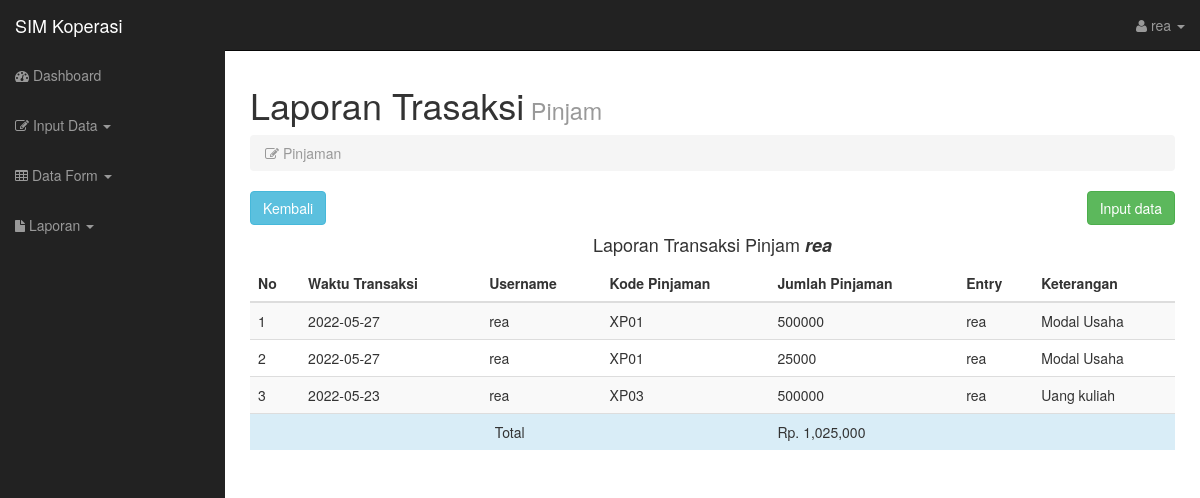
Page /indexadmin.php?page=forminputpinjaman&xd=lihat&username=rea (signed in) on the committed database.
### tables this page shows
CREATE TABLE `pinjaman` (
  `no` int(11) NOT NULL,
  `username` varchar(50) NOT NULL,
  `kode_pinjam` char(5) NOT NULL,
  `jlh_pinjam` double NOT NULL,
  `entry` varchar(50) NOT NULL,
  `tgl_trx` date NOT NULL,
  `ket` varchar(50) NOT NULL
);

### forminputpinjaman.php (the view, shortened to what this page needs)
<?php
include('config.php');
if(isset($_GET['username'])){
    $xd = $_GET['xd'];
}else{
    die("Error, Tidak ada Data yang dipilih");
}
?>
<?php
if ($xd=='lihat'){
    $username = $_GET['username'];
$anggota=mysqli_fetch_array(mysqli_query($conn, "SELECT nama from anggota where username='$username'")); ?>
	<div class="row mt">
  <div class="col-lg-12">
  <div class="col-lg-12">
    <h1>Laporan Trasaksi<small> Pinjam</small></h1>
    <ol class="breadcrumb">
        <li class="active"><i class="fa fa-edit"></i> Pinjaman</li>
    </ol><a class = "btn btn-info " href="indexadmin.php?page=simpanan">Kembali</a>
    <span style="float:right;"><a class="btn btn-success" href="indexadmin.php?page=inputpinjaman&username=<?=$username?>">Input data</a></span>
<h4 class="text-center mb-3">Laporan Transaksi Pinjam <b><i><?php echo $username?></i></b> </h4>
    <table class="table table-striped   table-hover  ">
    <thead class="">
    <tr>
                    <th>No</th>
                    <th>Waktu Transaksi</th>
                    <th>Username</th>
                    <th>Kode Pinjaman</th>
                    <th>Jumlah Pinjaman</th>
                    <th>Entry</th>
                    <th>Keterangan</th>
                </tr>
            </thead>
            <tbody>
    <?php $sql=mysqli_query($conn, "SELECT * from pinjaman where username='$username' order by no desc");
    $no=1;
    while($data=mysqli_fetch_array($sql))
    	{
            ?>
            <tr>
            <td><?=$no?></td>
            <td><?=$data['tgl_trx']?></td>
            <td><?=$data['username']?></td>
            <td><?=$data['kode_pinjam']?></td>
            <td><?=$data['jlh_pinjam']?></td>
            <td><?=$data['entry']?></td>
            <td><?=$data['ket']?></td>
            </tr>
            <?php
    	$no++;}?>
            <tr class="info">
                    <td colspan="4" align="center">Total</td>
                    <td colspan="3">Rp. <?php $tot=mysqli_fetch_array(mysqli_query($conn, "SELECT sum(jlh_pinjam ) as jlh_pinjam from pinjaman where username = '$username'")); echo number_format($tot['jlh_pinjam']);?> </td>
            </tr>
	</tbody>
	</table></form></div></div></div>
</div>
<?php }
    ?>

### css/sb-admin.css (style rules this page uses)
body { margin-top: 50px; }

### rows in the picture
pinjaman: tgl_trx "2022-05-27", username "rea", kode_pinjam "XP01", jlh_pinjam "500000", entry "rea", ket "Modal Usaha"
pinjaman: tgl_trx "2022-05-27", username "rea", kode_pinjam "XP01", jlh_pinjam "25000", entry "rea", ket "Modal Usaha"
pinjaman: tgl_trx "2022-05-23", username "rea", kode_pinjam "XP03", jlh_pinjam "500000", entry "rea", ket "Uang kuliah"

### other values in the picture
$_SESSION['username'] "rea"
$username "rea"
$tot['jlh_pinjam'] "1,025,000"
